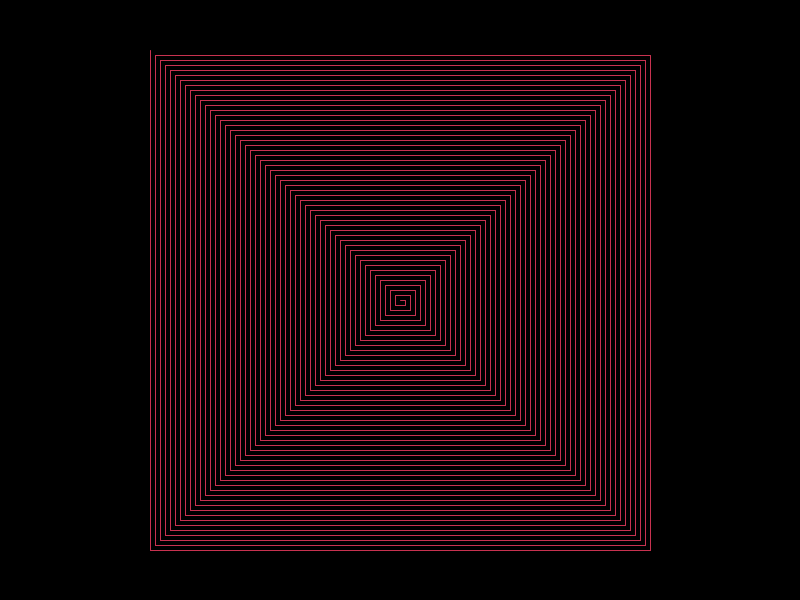
Frame 1 (no input)
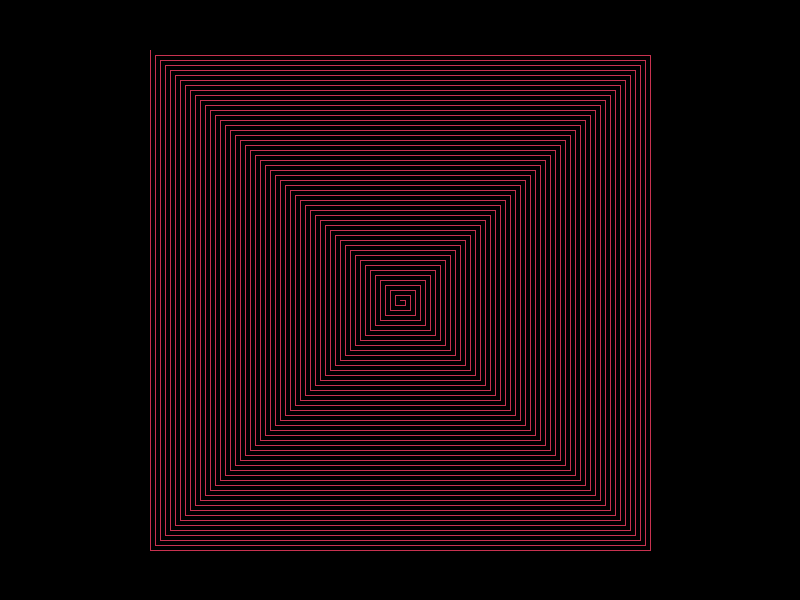
Frame 60 (the mouse pressed at the canvas centre just before this capture)
Frame 120 (the mouse held since frame 60 and released just before this capture): identical to frame 60, image omitted

The Processing sketch that drew these frames (run headless with seeded random() and noise(); from frame 60 on, the mouse is pressed at the canvas centre):

// Processing sketch: turtle_square
// ── turtle_square.pde
/* turtle graphics */

void setup() {
  size(800,600);
  background(0,0,0);
  stroke(200,50,80);
}

int add_del(int i) {
  if (i %2 == 1) {
    return i;
  } else {
    return i * -1;  }
}
    
void draw() {
  int x1, y1, x2, y2;
  int x_init, y_init;
  int add, i, last;

  x_init = 400; y_init = 300;
  x1 = x_init; y1 = y_init;
  x2 = x_init; y2 = y_init;
  add = 5; last = 101;
    
  for(i=1; i < last; i++){
    x2 = x1 + add * add_del(i);
    line(x1,y1,x2,y2);
    x1 = x2; y1 = y2;
    y2 = y1 + add * add_del(i);
    line(x1,y1,x2,y2);
    x1 = x2; y1 = y2;
  }
 
  save("square_turtle.png");
}
